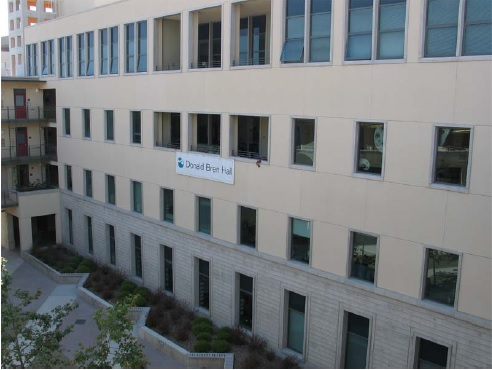
#> input picture Computer Vision/clab-3/Python user/Left.jpg, 492 x 370 px
$ python homography.py
#> lines starting #> are read from the running program, lines starting #| are printed output that depends on the picture
import numpy as np
import matplotlib.pyplot as plt
import cv2

left = plt.imread('Left.jpg')
#> left is the input picture: shape (370, 492, 3); mean R, G, B 116.8, 121, 123.2
# [11 lines of commented-out code are left out]
right = plt.imread('Right.jpg')
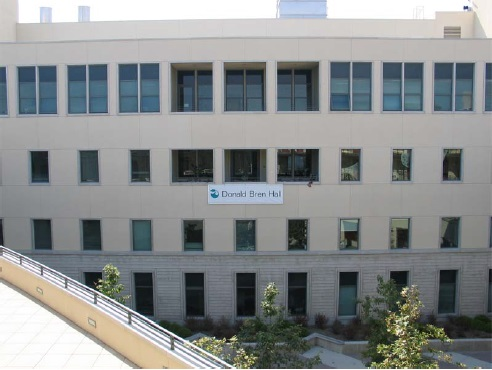
#> input picture Computer Vision/clab-3/Python user/Right.jpg, 492 x 370 px
#> right is the input picture: shape (370, 492, 3); mean R, G, B 137.5, 141.1, 141.3
# [6 lines of commented-out code are left out]


def homography(u2Trans, v2Trans, uBase, vBase):
    points = len(u2Trans)
    A = np.zeros((2 * points, 8))
    b = np.zeros((points * 2, 1))
    for i in range(points):
        A[2 * i] = np.array([u2Trans[i], v2Trans[i], 1, 0, 0, 0, -uBase[i] * u2Trans[i], -uBase[i] * v2Trans[i]])
        A[2 * i + 1] = np.array([0, 0, 0, u2Trans[i], v2Trans[i], 1, -vBase[i] * u2Trans[i], -vBase[i] * v2Trans[i]])
        b[2 * i] = uBase[i]
        b[2 * i + 1] = vBase[i]
    c = np.linalg.lstsq(A, b, rcond=None)[0]
    tmp = np.zeros(9)
    tmp[:8] = c.flatten()
    tmp[8] = 1
    H = np.zeros((3, 3))
    for j in range(3):
        H[j] = tmp[3 * j : 3 * j + 3]
    np.save('H', H)
    return H

trans = np.load('trans.npy')
#> (reads Computer Vision/clab-3/Python user/trans.npy from the repository)
base = np.load('base.npy')
#> (reads Computer Vision/clab-3/Python user/base.npy from the repository)
u2Trans = trans[:, 0]
v2Trans = trans[:, 1]
uBase = base[:, 0]
vBase = base[:, 1]
homography(u2Trans, v2Trans, uBase, vBase)
H = np.load('H.npy')
# a = np.array([270, 117, 1]).reshape((3, 1))
# transa = H @ a
# print(transa)
# f, p = plt.subplots(1, 2)
# p[0].plot(u2Trans, v2Trans, 'r+')
# p[0].imshow(left)
# p[0].set_title('Points in the left image')
# p[1].plot(uBase, vBase, 'bx')
# p[1].imshow(right)
# p[1].set_title('Points in the right image')
# plt.show()
# H = np.load('H.npy')
# H = H / (np.sqrt(np.sum(H ** 2)))
# print(H)
# print(np.linalg.norm(H))
# # warpped = np.zeros((left.shape), dtype=int)

row, col, chl = left.shape
#> row = 370; col = 492; chl = 3
res = cv2.warpPerspective(left, H, (row, col))
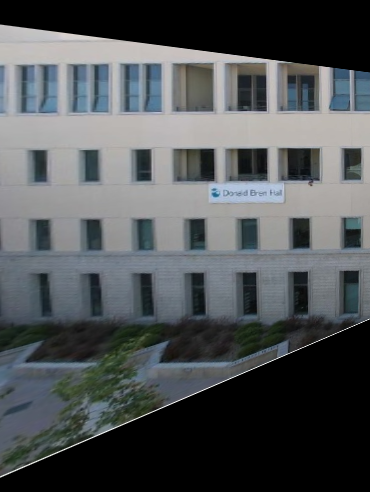
#> res: shape (492, 370, 3); mean R, G, B 80, 83.7, 85.7
plt.imshow(res)
plt.show()
